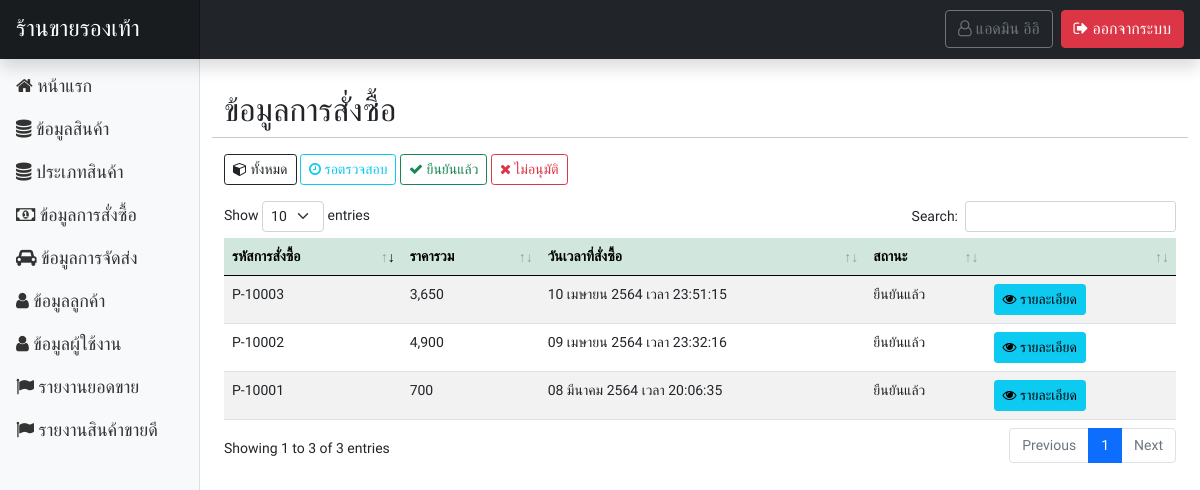
Page /page-admin/order_show.php (signed in) on the earlier database version.
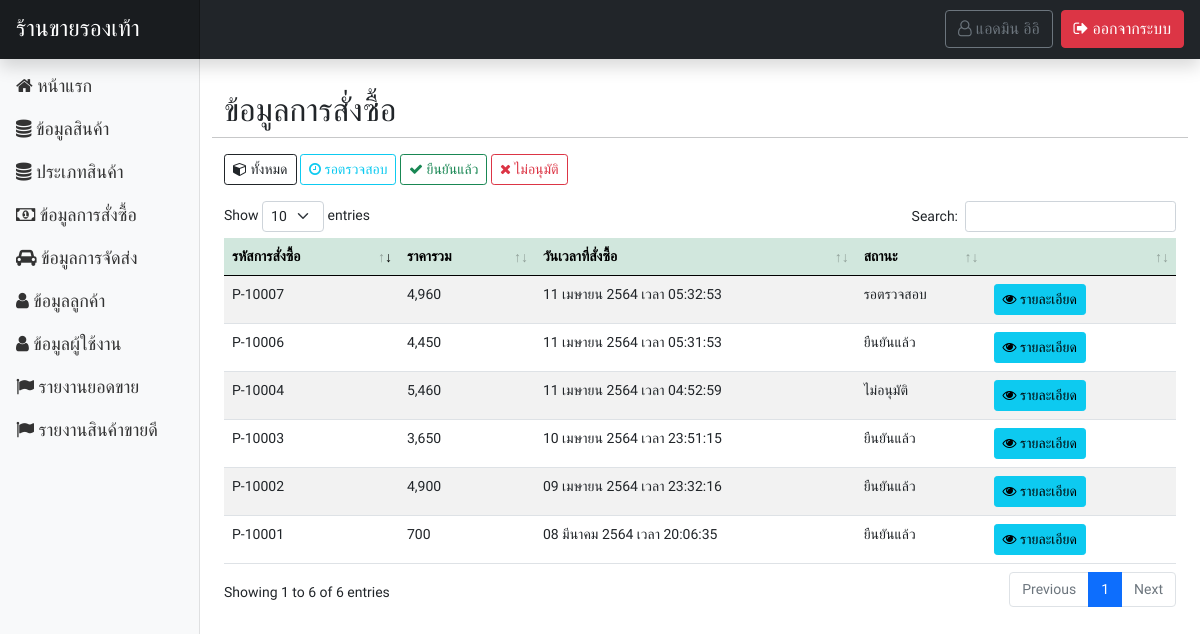
Same page on the later database version.
### tables this page shows
CREATE TABLE `tbl_payment` (
  `pm_id` int(50) NOT NULL,
  `pm_code` varchar(255) NOT NULL,
  `pm_img` varchar(255) NOT NULL,
  `pm_total` varchar(255) NOT NULL,
  `pm_u_id` int(50) NOT NULL,
  `pm_channel` varchar(255) NOT NULL,
  `pm_date` varchar(255) NOT NULL,
  `pm_address` text NOT NULL,
  `pm_status` varchar(255) NOT NULL
);

### functions.php (called while the page is built, shortened)
<?php
class ConnectDB
{
    protected $db;
    function __construct()
    {
        $DB_HOST = "localhost";
        $DB_USER = "root";
        $DB_PASS = "";
        $DB_NAME = "stoe_store";
        $con = new mysqli($DB_HOST, $DB_USER, $DB_PASS, $DB_NAME);
        $con->set_charset("utf8");
        $this->db = $con;
    }
    function query($data)
    {
        $result = $this->db->query($data);
        if ($result == true) {
            return $result;
        } else {
            echo "Error to query.!!";
        }
    }
}
class User extends ConnectDB
{
    function userGetById($id)
    {
        $result = $this->db->query("SELECT * FROM tbl_user WHERE u_id = '$id' ");
        $row = $result->fetch_all(MYSQLI_ASSOC);
        return $row;
    }
}
function ConvertDateToThai($datetime)
{
    $XdateTime = explode(" ", $datetime);
    $time = $XdateTime[1];
    $date = explode("-", $XdateTime[0]);
    $monthList = [
        "01" => "มกราคม",
        "02" => "กุมภาพันธ์",
        "03" => "มีนาคม",
        "04" => "เมษายน",
        "05" => "พฤษภาคม",
        "06" => "มิถุนายน",
        "07" => "กรกฎาคม",
        "08" => "สิงหาคม",
        "09" => "กันยายน",
        "10" => "ตุลาคม",
        "11" => "พฤศจิกายน",
        "12" => "ธันวาคม",
    ];
    return $date[2] . " " . $monthList[$date[1]] . " " . $date[0] + 543 . " เวลา " . $time;
}

### page-admin/navbar.php (called while the page is built, shortened)
<?php
    $objName = new User();
    $rowName = $objName->userGetById($_SESSION['user']['id']);
?>

### page-admin/order_show.php (the view, shortened to what the changed rows need)
<?php include('header.php'); ?>
</head>
<?php
$obj = new ConnectDB();
$objModal = new ConnectDB();
if (isset($_GET['display'])) {
    switch ($_GET['display']) {
        case 'success':
            $result = $obj->query("SELECT * FROM tbl_payment as pm INNER JOIN tbl_user as u ON pm.pm_u_id = u.u_id WHERE pm.pm_status = 'ยืนยันแล้ว' ");
            break;
        case 'delete':
            $result = $obj->query("SELECT * FROM tbl_payment as pm INNER JOIN tbl_user as u ON pm.pm_u_id = u.u_id WHERE pm.pm_status = 'ไม่อนุมัติ' ");
            break;
        case 'wait':
            $result = $obj->query("SELECT * FROM tbl_payment as pm INNER JOIN tbl_user as u ON pm.pm_u_id = u.u_id WHERE pm.pm_status = 'รอตรวจสอบ' ");
            break;
    }
} else {
    $result = $obj->query("SELECT * FROM tbl_payment as pm INNER JOIN tbl_user as u ON pm.pm_u_id = u.u_id");
}
?>
<body>
    <?php include('navbar.php'); ?>
    <div class="container-fluid">
        <div class="row my-4">
            <main class="col-md-9 ms-sm-auto col-lg-10 px-md-4">
                <div class="row mt-2">
                    <h2>ข้อมูลการสั่งซื้อ</h2>
                    <hr>
                    <div class="row mb-3">
                        <div class="col-md-12">
                        </div>
                    </div>
                    <table id="dtb" class="table table-striped table-hover" style="width:100%">
                        <thead>
                            <tr class="table-success">
                                <th>รหัสการสั่งซื้อ</th>
                                <th>ราคารวม</th>
                                <th>วันเวลาที่สั่งซื้อ</th>
                                <th>สถานะ</th>
                                <th></th>
                            </tr>
                        </thead>
                        <tbody>
                            <?php while ($row = $result->fetch_array()) { ?>
                                <tr>
                                    <td><?= $row['pm_code']; ?></td>
                                    <td><?= number_format($row['pm_total']); ?></td>
                                    <td><?= ConvertDateToThai($row['pm_date']); ?></td>
                                    <td><?= $row['pm_status']; ?></td>
                                    <td width="20%">
                                        <?php if (isset($_GET['display']) && $_GET['display'] == 'success') { ?>
                                            <button class="btn btn-sm btn-info m-0" type="button" data-bs-toggle="modal" data-bs-target="#Modal<?= $row['pm_id'] ?>"><i class="fa fa-eye" aria-hidden="true"></i> รายละเอียด</button>
                                            <a href="?action=remove&id=<?= $row['pm_id']; ?>&code=<?= $row['pm_code']; ?>" class="btn btn-danger btn-sm" onclick="return confirm('ยืนยัน?');"><i class="fa fa-trash" aria-hidden="true"></i> ลบ</a>
                                        <?php } else { ?>
                                            <button class="btn btn-sm btn-info m-0" type="button" data-bs-toggle="modal" data-bs-target="#Modal<?= $row['pm_id'] ?>"><i class="fa fa-eye" aria-hidden="true"></i> รายละเอียด</button>
                                        <?php } ?>
                                    </td>
                                </tr>
                                                            <?php
                                                            $resultModal = $objModal->query("SELECT * FROM tbl_payment_list as pl INNER JOIN tbl_cargo as cg ON pl.pl_cg_id=cg.cg_id WHERE  pl.pl_pm_code = '" . $row['pm_code'] . "' ");
                                                            ?>
                            <?php } ?>
                        </tbody>
                    </table>
                </div>
            </main>
        </div>
    </div>
    <?php include('call_datatable.php'); ?>
</body>
</html>

Differences in the rows shown:
added tbl_payment: pm_code "P-10004", pm_total "5,460", pm_date "11 เมษายน 2564 เวลา 04:52:59", pm_status "ไม่อนุมัติ"
added tbl_payment: pm_code "P-10006", pm_total "4,450", pm_date "11 เมษายน 2564 เวลา 05:31:53", pm_status "ยืนยันแล้ว"
added tbl_payment: pm_code "P-10007", pm_total "4,960", pm_date "11 เมษายน 2564 เวลา 05:32:53", pm_status "รอตรวจสอบ"
Other differences:
text written by a page script: "Show entries Search: Showing 1 to 3 of 3 entries Previous 1 Next" → "Show entries Search: Showing 1 to 6 of 6 entries Previous 1 Next"
